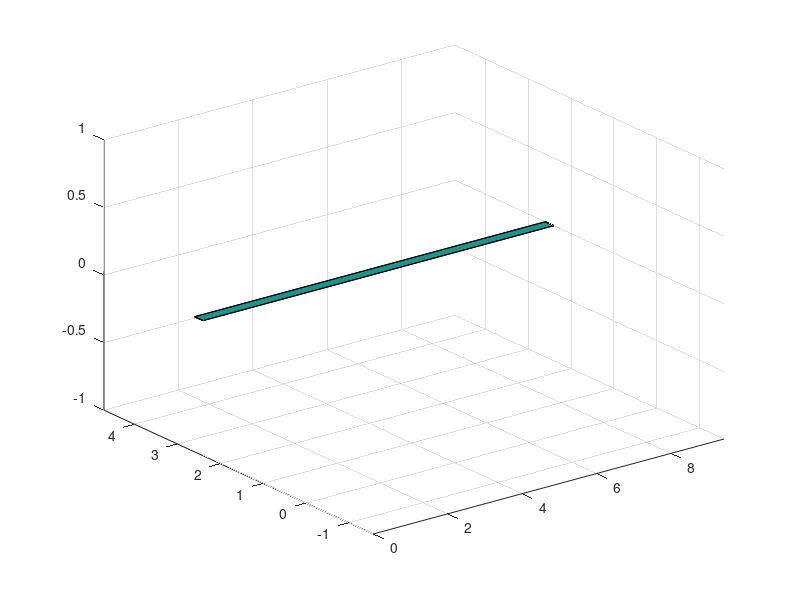

Recreate this plot in MATLAB. (Note: this script raises an error after producing the figure.)
function make_cut
% lay out scenery for road cut

    global x
    global y
    global z
    global A
    global yr
    global clr
    global sxp
    global syp
    global szp
    global road_z
    
    clc
    close all
    
    road_z = 0;
    grey = [0.8 0.8 0.8];
    th = linspace(0, 3*pi, 150);
    phi = linspace(0, 2*pi, 100) - pi/2;
    [tth pphi] = meshgrid(th, phi);
    phi_prof = sin(pphi);
    squash = abs(pphi) > 1;
    phi_prof(squash) = phi_prof(squash) ./ abs(pphi(squash));
    zz = sin(tth) .* phi_prof;
    [rows cols] = size(zz);
    Znoise = 0.2 .* (rand(rows, cols) - 0.5);
    Zsmooth = Znoise;
    Zsmooth(2:end-1,2:end-1) = Znoise(2:end-1,2:end-1) + ...
       0.2*Znoise(1:end-2,2:end-1) + 0.2*Znoise(3:end,2:end-1) + ...
       0.2*Znoise(2:end-1,1:end-2) + 0.2*Znoise(2:end-1,3:end);
    for ndx = 1:4
    Znoise = Zsmooth;
    Znoise(2:end-1,2:end-1) = Zsmooth(2:end-1,2:end-1) + ...
       0.2*Zsmooth(1:end-2,2:end-1) + 0.2*Zsmooth(3:end,2:end-1) + ...
       0.2*Zsmooth(2:end-1,1:end-2) + 0.2*Zsmooth(2:end-1,3:end);
    Zsmooth = Znoise;
    end
    %(1+4*0.2) is the sum of the weights
    Zsmooth(2:end-1,2:end-1) = Zsmooth(2:end-1,2:end-1)/(1 + 4*0.2);
    zz = zz + Zsmooth/6;
    % road lines are phi = 2.4 - 2.6
    %                th = min - maxA =
    %                zz = 0
    xr = [th(1) th(1) th(end) th(end)];
    yr = [2.4 2.6 2.6 2.4];
    [xxr yyr] = meshgrid(xr, yr);
    zzr = xxr .* 0;
    surf(xxr, yyr, zzr)
    hold on
    % surfaces 45 deg from road edges are
    %   z = 2.4 - y 
    %   z = y - 2.4
    %   z = 2.6 + y
    %   z = -y - 2.6
    zv = 2;
    xp = xr;
    yp = [yr(1), yr(1)-zv, yr(1)-zv, yr(1)];
    [xxp yyp] = meshgrid(xp, yp);
    zp = yr(1) - yyp;
    sxp{1} = xp;
    sxp{2} = xp;
    syp{1} = yp;
    syp{2} = yp;
    szp{1} = zp;
    szp{2} = -zp;
    yp = [yr(2), yr(2)+zv, yr(2)+zv, yr(2)];
    [xxp yyp] = meshgrid(xp, yp);
    zp = yr(2) - yyp;
    sxp{3} = xp;
    sxp{4} = xp;
    syp{3} = yp;
    syp{4} = yp;
    szp{3} = zp;
    szp{4} = -zp;
    % now, find the contours
    % restate the planes as ax + by + cz + d = 0
    %                        
    %   p1 : z = 2.4 - y    0   -1   -1   2.4
    %   p2 : z = y - 2.4    0    1   -1  -2.4
    %   p3 : z = y - 2.6    0    1   -1  -2.6
    %   p4 : z = -y + 2.6   0   -1   -1   2.6
    x = tth;
    y = pphi;
    z = zz;
    save('xyz.mat', 'th', 'x', 'y', 'z'); 
    A = [0   -1   -1   2.4
         0    1   -1  -2.4
         0    1   -1  -2.6
         0   -1   -1   2.6];
    clr = {'red','green','blue','cyan'};
    for n = 1:4
        draw_contours(n)
    end
    removeCutSurface()
    sh = surf(x, y, z);
    set(sh,'FaceColor',grey)
    xlabel('x (th)')
    ylabel('y (phi)')
    axis equal
%     axis off
    view(100, 20)
end


function removeCutSurface
    global x
    global y
    global z
    global lip_x
    global lip_y
    global lip_z
    
    [rows, cols] = size(x);
    for c = 1:cols
        try
            xp = x(1,c);
            yps = y(:, c);
            % interpolate for the red and blue z values
            make_a_cut(xp, yps, 1, 3, c)
            % interpolate for the green and cyan z values
            make_a_cut(xp, yps, 2, 4, c)
        catch
        end
    end
end

function make_a_cut(xp, yps, a, b, c) 
    global x
    global y
    global z
    global yr
    global road_z
    global lip_x
    global lip_y
    global lip_z

    za = interp1(lip_x{a}, lip_z{a}, xp);
    zb = interp1(lip_x{b}, lip_z{b}, xp);
    if ~isnan(za) & ~isnan(zb)
        ya = interp1(lip_x{a}, lip_y{a}, xp);
        yb = interp1(lip_x{b}, lip_y{b}, xp);
        cut = yps > ya & yps < yb;
        z(cut,c) = NaN;
        nx = find(cut);
        y(nx(1)-1,c) = ya;
        y(nx(1),c) = yr(1);
        z(nx(1)-1,c) = za;
        z(nx(1),c) = road_z;
        y(nx(end)+1,c) = yb;
        y(nx(end),c) = yr(2);
        z(nx(end)+1,c) = zb;
        z(nx(end),c) = road_z;
    end
end

function draw_contours(ndx)
    global x
    global y
    global z
    global A
    global clr
    global sxp
    global syp
    global szp
    global road_z
    global lip_x
    global lip_y
    global lip_z
    
    pln = A(ndx,:);
    cl = clr{ndx};
    d = x.*pln(1) + y.*pln(2) + z.*pln(3) + pln(4);
    [~,hcontour] = contour(x, y, d, 'LevelList', 0);
    c = hcontour.ContourMatrix;
    delete(hcontour);
    
    % Loop through the ContourMatrix
    i = 1;
    while i<size(c,2)
      % Get the X & Y for the next curve
      n = c(2,i);
      x2 = c(1,i+(1:n));
      y2 = c(2,i+(1:n));
      % Use interp2 to compute the matching Z values
      z2 = interp2(x,y,z, x2,y2);
      switch ndx
          case {1 3}
              z2(z2 < road_z) = NaN;
          case {2 4}
              z2(z2 > road_z) = NaN;
      end
      % Draw that line
%      line(x2,y2,z2,'Color',cl,'LineWidth',2);
      z2 = condition(z2, ndx);
      lip_x{ndx} = x2;
      lip_y{ndx} = y2;
      lip_z{ndx} = z2;
      % Advance to next curve
      i = i+n+1;
    end
%     xp = sxp{ndx};
%     yp = syp{ndx};
%     zp = szp{ndx};
%     surf(xp, yp, zp)
end

function z = condition(z, ndx)
  try
    nn = find(isnan(z));
    d = diff(nn);
    at = find(d > 1);
    nat = length(at);
    % ndx 1 and 3 (red and blue)
    %            should have exactly one group of NaNs
    %            with real numbers before and after
    %  ideally:
    %  d = [n1 1 1 1 1 ... 1 1 1]
    %  worst case:
    %  d = [1 1 n1 1 1 ... 1 1 1 n2 1] 
    %  put 0 in first 2 and last z values
    % ndx 2 and 4 (green and cyan)
    %            should have exactly 2 groups of NaNs
    %            with numbers only between them
    % ideally:
    %  d = [1 1 ... 1 1 n2 1 1 ... 1 1]
    %  worst case
    %  d = [1 1 n1 1 1 ... 1 1 n2 1 1 ... 1 1 n3 1 1 1]
    %  put NaN in z(3:(3 + n1 - 1))
    %         and z(end-3:-1:end-3-n3+1) 
    %
    switch ndx
        case {1 3}
            if nat > 2
                error('really bad')
            else
                if d(1) == 1
                    z(1:at(1)-1) = 0;
                end
            end
        case {2 4}
            if nat > 1
                ouch = true;
                if nat == 3
                % fix the front
                %  put NaN in z(3:(3 + n1 - 1))
                n1 = d(at(1));
                z(at(1):(at(1) + n1 - 1)) = NaN;
                % fix the back
                %         and z(end-3:-1:end-3-n3+1) 
                n3 = d(at(3));
                z(end-at(3):-1:end - at(3) - n3 + 1) = NaN;
                elseif nat == 2
                    % find which to fix
                    if at(1) < 10
                        % fix the front
                        %  put NaN in z(3:(3 + n1 - 1))
                        n1 = d(at(1));
                        z(at(1):(at(1) + n1 - 1)) = NaN;
                    else
                        % fix the back
                        %         or z(end-3:-1:end-3-n3+1) 
                        n2 = d(at(2));
                        z(end-at(2):-1:end - at(2) - n2 + 1) = NaN;
                    end
                else
                    error('really bad')
                end
            end
    end
  catch
  end
end
